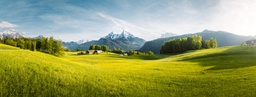
#> input picture 360_F_315349043_6ohfFyx37AFusCKZtGQtJR0jqUxhb25Y.jpg, 256 x 97 px, shrunk from 946 x 360 before the run
$ jupyter execute practice3.ipynb
#> lines starting #> are read from the running program, lines starting #| are printed output that depends on the picture
[cell 1]
import matplotlib.pyplot as plt
import matplotlib as mpl
import numpy as np
import cv2

[cell 2]
#Build K-means Clustering from scratch
class KMeansClustering:
    def __init__(self, k = 3):
        self.k = k
        self.cen = None

    @staticmethod
    def euclidean_dis(data_p, cen):
        return np.sqrt(np.sum((cen-data_p)**2, axis=1))

    def fit(self, X, max_iterations=200):
#> called with X = array of shape (100, 2), max_iterations = 200
        self.cen = np.random.uniform(np.amin(X, axis=0), np.amax(X, axis=0),
                                     size=(self.k, X.shape[1]))
        for _ in range(max_iterations):
            y = []

            for data_p in X:
                distances = KMeansClustering.euclidean_dis(data_p, self.cen)
                cluster_num = np.argmin(distances)
                y.append(cluster_num)

            y = np.array(y)

            cluster_indices = []

            for i in range(self.k):
                cluster_indices.append(np.argwhere(y == i))

            cluster_center = []

            for i, indices, in enumerate(cluster_indices):
                if len(indices) == 0:
                    cluster_center.append(self.cen[i])
                else:
                    cluster_center.append(np.mean(X[indices], axis=0)[0])

            if np.max(self.cen - np.array(cluster_center)) < 0.0001:
                break
            else:
                self.cen = np.array(cluster_center)

        return y

random_p = np.random.randint(0, 100, (100, 2))

kmeans = KMeansClustering(k=3)
labels = kmeans.fit(random_p)

plt.scatter(random_p[:, 0], random_p[:, 1], c=labels)
plt.scatter(kmeans.cen[:, 0], kmeans.cen[:, 1], c=range(len(kmeans.cen)),
            marker="*", s=200)
plt.show()
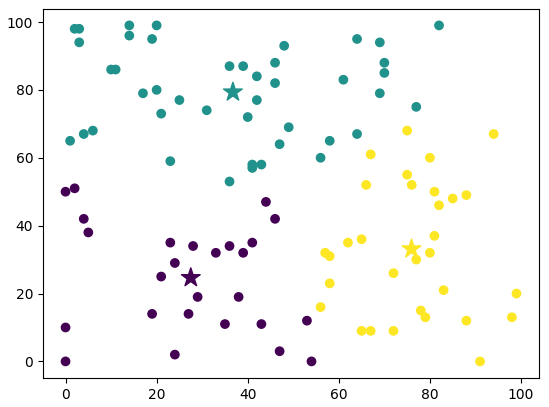
#> figure drawn by matplotlib, 1 panel

[cell 3]
img = cv2.imread("360_F_315349043_6ohfFyx37AFusCKZtGQtJR0jqUxhb25Y.jpg")
#> img is the input picture: shape (97, 256, 3); mean B, G, R 101.7, 157.1, 148.6

[cell 4]
plt.imshow(img)

[cell 5]
img.shape
#> Out = (97, 256, 3)

[cell 6]
img = cv2.cvtColor(img, cv2.COLOR_BGR2RGB)

[cell 7]
plt.imshow(img)

[cell 8]
img_small = cv2.resize(img,(200, 200))
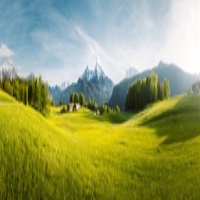
#> img_small: shape (200, 200, 3); mean R, G, B 148.5, 157, 101.5
img_np = np.array(img_small)
pixels = img_small.reshape(-1, 3) #(200,200,3) -> (40000,3)

[cell 9]
# 3. Apply KMeans
kmeans = KMeansClustering(k=5)
labels = kmeans.fit(pixels)

[cell 10]
# 4. Segment the Image
centers = np.uint8(kmeans.cen)
#> centers = [[123, 157, 172], [26, 247, 81], [90, 96, 16], [212, 220, 227], [183, 175, 21]]
segmented_data = centers[labels]
segmented_img = segmented_data.reshape(img_np.shape)
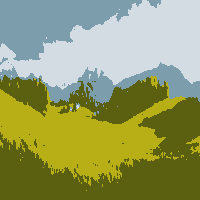
#> segmented_img: shape (200, 200, 3); mean R, G, B 147.5, 156.4, 100.7

[cell 11]
# Visualize the Results
plt.figure(figsize=(10,5))
plt.subplot(1,2,1)
plt.imshow(img_np)
plt.title("Original")

plt.subplot(1,2,2)
plt.imshow(segmented_img)
plt.title("Segmented (k=5)")
plt.show()
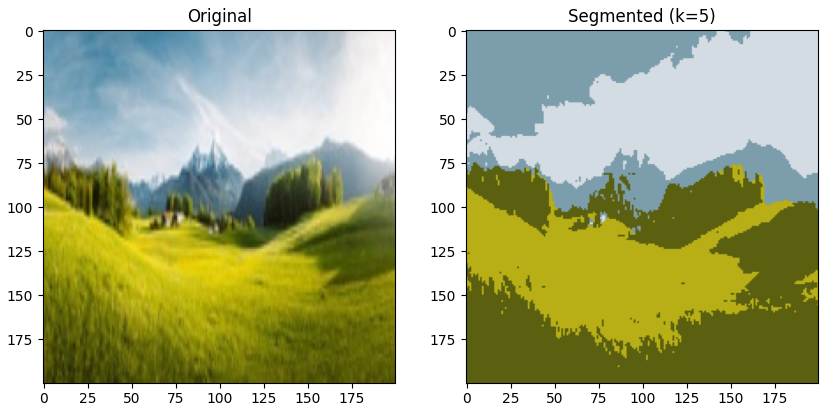
#> figure drawn by matplotlib, 2 panels
